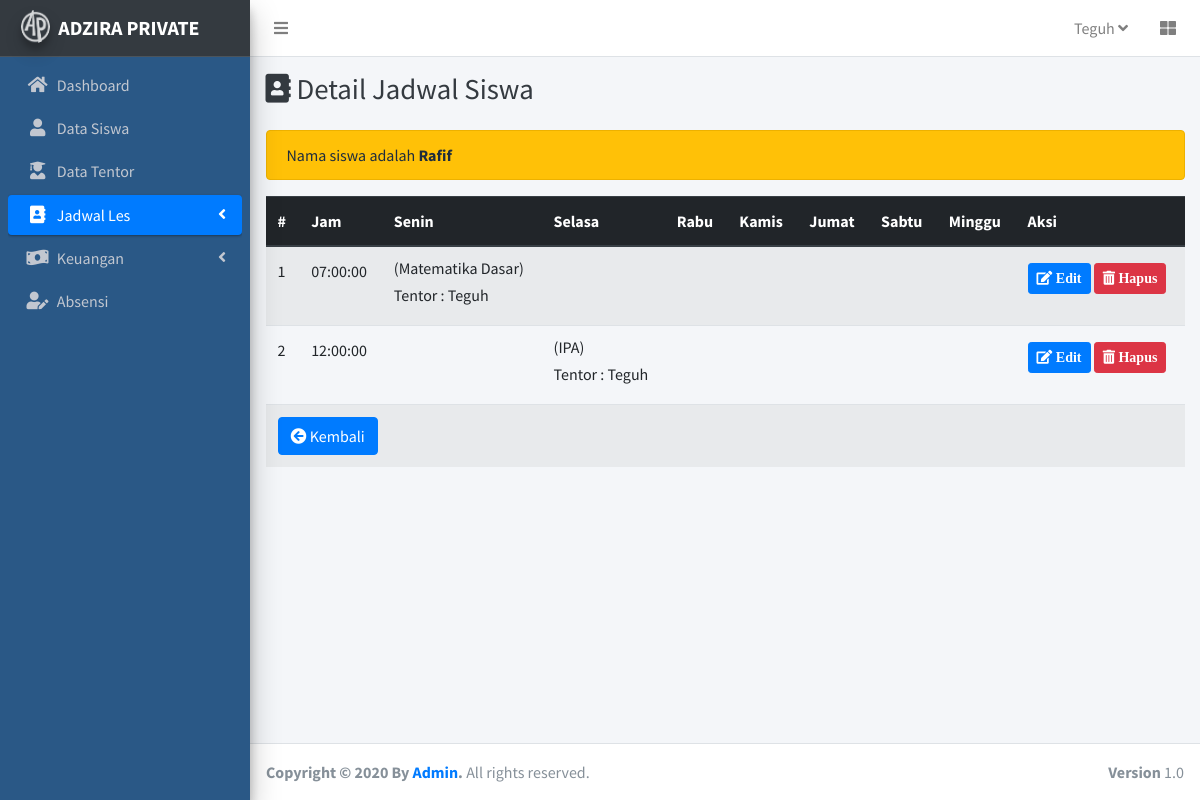
Page /c_jadwal/detail/35 on the committed database.
### tables this page shows
CREATE TABLE `siswa` (
  `id_siswa` int(11) NOT NULL,
  `nama` varchar(50) NOT NULL,
  `alamat` varchar(255) NOT NULL,
  `kelas` int(3) NOT NULL,
  `tgl_lahir` date NOT NULL,
  `nama_ortu` varchar(50) NOT NULL,
  `tlp_ortu` varchar(12) NOT NULL,
  `image` varchar(50) DEFAULT NULL
);

CREATE TABLE `jadwal` (
  `id_jadwal` int(11) NOT NULL,
  `id_siswa` int(11) NOT NULL,
  `id_tentor` int(11) NOT NULL,
  `hari` varchar(20) NOT NULL,
  `mapel` varchar(25) NOT NULL,
  `jam` time NOT NULL
);

CREATE TABLE `tentor` (
  `id_tentor` int(11) NOT NULL,
  `nama` varchar(50) NOT NULL,
  `alamat` varchar(255) NOT NULL,
  `no_tlp` varchar(13) NOT NULL,
  `bidang_keahlian` varchar(50) DEFAULT NULL,
  `sekolah` varchar(50) DEFAULT NULL,
  `jurusan` varchar(50) DEFAULT NULL,
  `semester` int(11) DEFAULT NULL,
  `image` varchar(50) DEFAULT NULL
);

### application/controllers/C_Jadwal.php (called while the page is built, shortened)
<?php
class C_Jadwal extends CI_Controller{
    public function __construct()
    {
        $this->load->model('Jadwal_model');
        $this->load->model('Siswa_model');
        $this->load->model('Tentor_model');
    }
    public function detail($id)
    {
        $data['jadwal'] = $this->Jadwal_model->getJadwalSiswaById($id);
        $data['siswa'] = $this->Siswa_model->getSiswaById($id);
        $data['tentor'] = $this->Tentor_model->getAllTentor();
        $data['judul'] = 'Detail Jadwal Siswa';
        $data['aktifdashboard'] = '';
        $data['aktifsiswa'] = '';
        $data['aktifjadwal'] = 'active';
        $data['aktifabsensi'] = '';
        $data['aktifkeuangan'] = '';
        $data['user'] = $this->db->get_where('admin')->row_array();
        $this->load->view('template/header',$data);
        $this->load->view('jadwal/detail',$data);
        $this->load->view('template/footer');
    }
}

### index.php (called while the page is built, shortened)
<?php
require_once BASEPATH.'core/CodeIgniter.php';

### application/models/Siswa_model.php (called while the page is built, shortened)
<?php
class Siswa_model extends CI_model{
    public function getSiswaById($id)
    {
        return $this->db->get_where('siswa',['id_siswa' => $id])->row_array();
    }
}

### application/models/Jadwal_model.php (called while the page is built, shortened)
<?php
class Jadwal_model extends CI_model{
    public function getJadwalSiswaById($id)
    {
        return $this->db->get_where('jadwal',['id_siswa' => $id])->result_array();
    }
}

### application/models/Tentor_model.php (called while the page is built, shortened)
<?php
class Tentor_model extends CI_model{
    public function getAllTentor()
    {
        return $this->db->get('tentor')->result_array();
    }
}

### application/views/jadwal/detail.php (the view, shortened to what this page needs)
<div class="content-wrapper">
    <div class="content-header">
      <div class="container-fluid">
        <div class="row mb-2">
          <div class="col-sm-6">
            <h1 class="m-0 text-dark"><i class="fas fa-address-book"></i> Detail Jadwal Siswa</h1>
          </div>
        </div>
      </div>
    </div>
    <section class="content">
        <div class="container">
            <div class="alert alert-warning" role="alert">
                Nama siswa adalah <strong><?= $siswa['nama'];?></strong>
            </div>
            <table class="table table-striped">
                <thead class="thead-dark">
                    <tr>
                    <th scope="col">#</th>
                    <th scope="col">Jam</th>
                    <th scope="col">Senin</th>
                    <th scope="col">Selasa</th>
                    <th scope="col">Rabu</th>
                    <th scope="col">Kamis</th>
                    <th scope="col">Jumat</th>
                    <th scope="col">Sabtu</th>
                    <th scope="col">Minggu</th>
                    <th scope="col">Aksi</th>
                    </tr>
                </thead>
                <tbody>
                    <?php $angka=1; foreach($jadwal as $jadwal): ?>
                    <tr>
                        <td><?=$angka++;?></td>
                        <td><?= $jadwal['jam'] ;?></td>
                        <td>
                            <?php if($jadwal['hari']=='Senin' || $jadwal['hari']=='senin'): ?>
                            <h6>(<?= $jadwal['mapel'];?>)</h6>
                            <h6 scope="row">
                                <?php foreach($tentor as $t):?>
                                    <?php if($t['id_tentor'] == $jadwal['id_tentor']):?>
                                        Tentor : <?= $t['nama']; ?>
                                    <?php endif;?>
                                <?php endforeach;?>
                            </h6>
                            <?php endif;?>
                        </td>
                        <td>
                            <?php if($jadwal['hari']=='Selasa' || $jadwal['hari']=='selasa'): ?>
                            <h6>(<?= $jadwal['mapel'];?>) </h6>
                            <h6>
                                <?php foreach($tentor as $t):?>
                                    <?php if($t['id_tentor'] == $jadwal['id_tentor']):?>
                                        Tentor : <?= $t['nama']; ?>
                                    <?php endif;?>
                                <?php endforeach;?>
                            </h6>
                            <?php endif;?>
                        </td>
                        <td>
                        </td>
                        <td>
                        </td>
                        <td>
                        </td>
                        <td>
                        </td>
                        <td>
                        </td>
                        <td>
                            <a href="<?= base_url();?>c_jadwal/edit/<?= $jadwal['id_jadwal'];?>" class="btn btn-primary btn-sm"><i class="fas fa-edit"> Edit</i></a>
                            <a href="<?= base_url();?>c_jadwal/hapus/<?= $jadwal['id_jadwal'];?>" class="btn btn-danger btn-sm my-1" onclick="return confirm('yakin');">
                                <i class="fas fa-trash-alt"> Hapus</i>
                            </a>
                        </td>
                    </tr>
                    <?php endforeach;?>
                    <tr class="text-left">
                        <td colspan="10">
                            <a href="<?= base_url();?>c_jadwal" class="btn btn-primary"><i class="fas fa-arrow-circle-left"></i> Kembali</a>
                        </td>
                    </tr>
                </tbody>
            </table>
        </div>
    </section>
</div>

### application/views/template/header.php (shortened to what this page needs)
<!DOCTYPE html>
<html>
<head>
  <link rel="stylesheet" href="<?= base_url();?>assetAdmin/plugins/fontawesome-free/css/all.min.css">
  <link rel="stylesheet" href="https://code.ionicframework.com/ionicons/2.0.1/css/ionicons.min.css">
  <link rel="stylesheet" href="<?= base_url();?>assetAdmin/plugins/tempusdominus-bootstrap-4/css/tempusdominus-bootstrap-4.min.css">
  <link rel="stylesheet" href="<?= base_url();?>assetAdmin/plugins/icheck-bootstrap/icheck-bootstrap.min.css">
  <link rel="stylesheet" href="<?= base_url();?>assetAdmin/plugins/jqvmap/jqvmap.min.css">
  <link rel="stylesheet" href="<?= base_url();?>assetAdmin/dist/css/adminlte.min.css">
  <link rel="stylesheet" href="<?= base_url();?>assetAdmin/dist/jos.css">
  <link rel="stylesheet" href="<?= base_url();?>assetAdmin/plugins/overlayScrollbars/css/OverlayScrollbars.min.css">
  <link rel="stylesheet" href="<?= base_url();?>assetAdmin/plugins/daterangepicker/daterangepicker.css">
  <link rel="stylesheet" href="<?= base_url();?>assetAdmin/plugins/summernote/summernote-bs4.css">
</head>
<body class="hold-transition sidebar-mini layout-fixed">
<div class="wrapper">
  <nav class="main-header navbar navbar-expand navbar-white navbar-light">
    <ul class="navbar-nav">
      <li class="nav-item">
        <a class="nav-link" data-widget="pushmenu" href="#" role="button"><i class="fas fa-bars"></i></a>
      </li>
    </ul>
    <ul class="navbar-nav ml-auto">
      <li class="nav-item dropdown">
        <a class="nav-link" data-toggle="dropdown" href="#"> <?= $user['username'];?>
          <i class="fas fa-angle-down"></i>
        </a>
      </li>
      <li class="nav-item">
        <a class="nav-link" data-widget="control-sidebar" data-slide="true" href="#" role="button">
          <i class="fas fa-th-large"></i>
        </a>
      </li>
    </ul>
  </nav>
  <aside class="main-sidebar sidebar-dark-primary elevation-4 bg-dark">
    <a href="<?= base_url();?>" class="brand-link">
      <img src="<?= base_url();?>assetAdmin/dist/img/AdminLTELogo.png" alt="AdminLTE Logo" class="brand-image img-circle elevation-3"
           style="opacity: .8">
      <span class="brand-text font-weight-bold">ADZIRA PRIVATE</span>
    </a>
    <div class="sidebar froge">
      <nav class="mt-2">
        <ul class="nav nav-pills nav-sidebar flex-column" data-widget="treeview" role="menu" data-accordion="false">
          <li class="nav-item has-treeview">
            <a href="<?= base_url();?>c_home" class="nav-link <?= $aktifdashboard;?>">
              <i class="nav-icon fas fa-home"></i>
              <p>Dashboard</p>
            </a>
          </li>
          <li class="nav-item has-treeview">
            <a href="<?= base_url();?>c_siswa" class="nav-link <?= $aktifsiswa;?>">
              <i class="nav-icon fas fa-user"></i>
              <p>Data Siswa</p>
            </a>
          </li>
          <li class="nav-item has-treeview">
            <a href="<?= base_url();?>c_tentor" class="nav-link <?= $aktiftentor;?>">
              <i class="nav-icon fas fa-user-graduate"></i>
              <p>Data Tentor</p>
            </a>
          </li>
          <li class="nav-item has-treeview">
            <a href="#" class="nav-link <?= $aktifjadwal;?>">
              <i class="nav-icon fas fa-address-book"></i>
              <p>
                Jadwal Les
                <i class="right fas fa-angle-left"></i>
              </p>
            </a>
          </li>
          <li class="nav-item has-treeview">
            <a href="#" class="nav-link <?= $aktifkeuangan;?>">
              <i class="nav-icon fas fa-money-bill-wave"></i>
              <p>
                Keuangan
                <i class="fas fa-angle-left right"></i>
              </p>
            </a>
          </li>
          <li class="nav-item has-treeview">
            <a href="<?= base_url() ;?>c_absensi" class="nav-link <?= $aktifabsensi;?>">
              <i class="nav-icon fas fa-user-edit"></i>
              <p> Absensi</p>
            </a>
          </li>
        </ul>
      </nav>
    </div>
  </aside>

### rows in the picture
siswa: nama "Rafif"
jadwal: jam "07:00:00", mapel "Matematika Dasar"
tentor: nama "Teguh"
jadwal: jam "12:00:00", mapel "IPA"

### other values in the picture
$user['username'] "Teguh"
